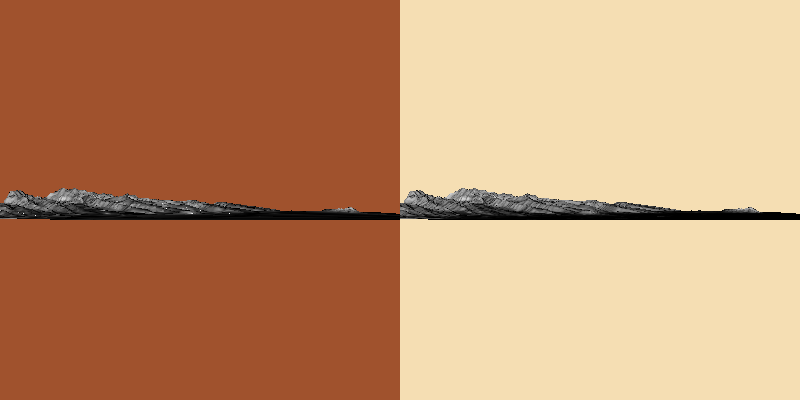

This figure's Python source:
#!/usr/bin/env python

# Decimate the Hawaii elevation dataset and compare with the original.

import os
from pathlib import Path

# Factory overrides: importing these modules registers the OpenGL rendering
# and interaction style implementations for vtkRenderingCore factory classes.
import vtkmodules.vtkInteractionStyle  # noqa: F401
import vtkmodules.vtkRenderingOpenGL2  # noqa: F401

# VTK pipeline classes used in this example
from vtkmodules.vtkFiltersCore import (
    vtkDecimatePro,
    vtkPolyDataNormals,
)
from vtkmodules.vtkIOLegacy import vtkPolyDataReader
from vtkmodules.vtkRenderingCore import (
    vtkActor,
    vtkPolyDataMapper,
    vtkRenderWindow,
    vtkRenderWindowInteractor,
    vtkRenderer,
)

# Colors (normalized RGB)
sienna = (0.627, 0.322, 0.176)
wheat = (0.961, 0.871, 0.702)

# Data file
data_dir = Path(os.environ.get("VPE_DATA_DIR", Path(__file__).parent))
file_name = str(data_dir / "honolulu.vtk")

# Reader: load the Hawaii elevation data
hawaii = vtkPolyDataReader()
hawaii.SetFileName(file_name)
hawaii.Update()

# Filter: decimate the mesh by 90 percent
deci = vtkDecimatePro()
deci.SetInputConnection(hawaii.GetOutputPort())
deci.SetTargetReduction(0.9)
deci.PreserveTopologyOn()

# Filter: compute normals for the decimated mesh
decimated_normals = vtkPolyDataNormals()
decimated_normals.SetInputConnection(deci.GetOutputPort())
decimated_normals.FlipNormalsOn()
decimated_normals.SetFeatureAngle(60)

# Mapper: map decimated mesh to graphics primitives
decimated_mapper = vtkPolyDataMapper()
decimated_mapper.SetInputConnection(decimated_normals.GetOutputPort())
decimated_mapper.SetScalarRange(0, 2000)

# Actor: display the decimated mesh
decimated_actor = vtkActor()
decimated_actor.SetMapper(decimated_mapper)

# Filter: compute normals for the original mesh
original_normals = vtkPolyDataNormals()
original_normals.SetInputConnection(hawaii.GetOutputPort())
original_normals.FlipNormalsOn()
original_normals.SetFeatureAngle(60)

# Mapper: map original mesh to graphics primitives
original_mapper = vtkPolyDataMapper()
original_mapper.SetInputConnection(original_normals.GetOutputPort())
original_mapper.SetScalarRange(0, 2000)

# Actor: display the original mesh
original_actor = vtkActor()
original_actor.SetMapper(original_mapper)

# Renderer: left viewport shows decimated mesh
renderer_0 = vtkRenderer()
renderer_0.SetViewport(0.0, 0.0, 0.5, 1.0)
renderer_0.AddActor(decimated_actor)
renderer_0.SetBackground(sienna)

# Renderer: right viewport shows original mesh
renderer_1 = vtkRenderer()
renderer_1.SetViewport(0.5, 0.0, 1.0, 1.0)
renderer_1.AddActor(original_actor)
renderer_1.SetBackground(wheat)
renderer_1.SetActiveCamera(renderer_0.GetActiveCamera())

# Window: display the rendered scene
render_window = vtkRenderWindow()
render_window.AddRenderer(renderer_0)
render_window.AddRenderer(renderer_1)
render_window.SetWindowName("decimate hawaii")
render_window.SetMultiSamples(0)
render_window.SetSize(800, 400)

# Scene: configure the camera
renderer_0.GetActiveCamera().SetPosition(0, -1, 0)
renderer_0.GetActiveCamera().SetFocalPoint(0, 0, 0)
renderer_0.GetActiveCamera().SetViewUp(0, 0, 1)
renderer_0.ResetCamera()
renderer_0.GetActiveCamera().Dolly(1.5)
renderer_0.ResetCameraClippingRange()

# Interactor: handle mouse and keyboard events
render_window_interactor = vtkRenderWindowInteractor()
render_window_interactor.SetRenderWindow(render_window)

# Launch the interactive visualization
render_window_interactor.Initialize()
render_window_interactor.Start()
